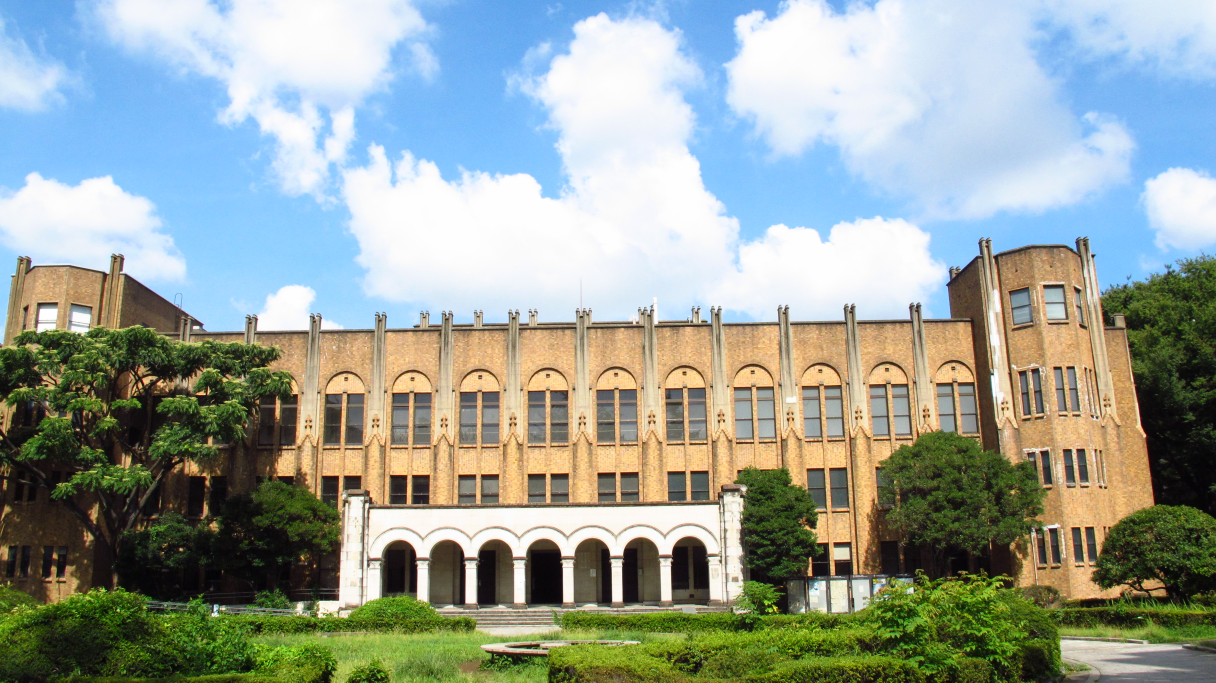
#> input picture test.JPG, 3648 x 2048 px, found by its file name (shown at 1/3 size)
$ python p38_high_filter.py
#> lines starting #> are read from the running program, lines starting #| are printed output that depends on the picture
import cv2
import numpy as np
from scipy import ndimage
import matplotlib.pyplot as plt

kernel3x3=np.array([[-1,-1,-1],[-1,8,-1],[-1,-1,-1]])
kernel5x5=np.array([[-1,-1,-1,-1,-1],
                     [-1,1,2,1,-1],
                     [-1,2,4,2,-1],
                     [-1,1,2,1,-1],
                     [-1,-1,-1,-1,-1]])

img=cv2.imread(r'C:\Users\max21\Desktop\Python\OpenCV\test.jpg',0)
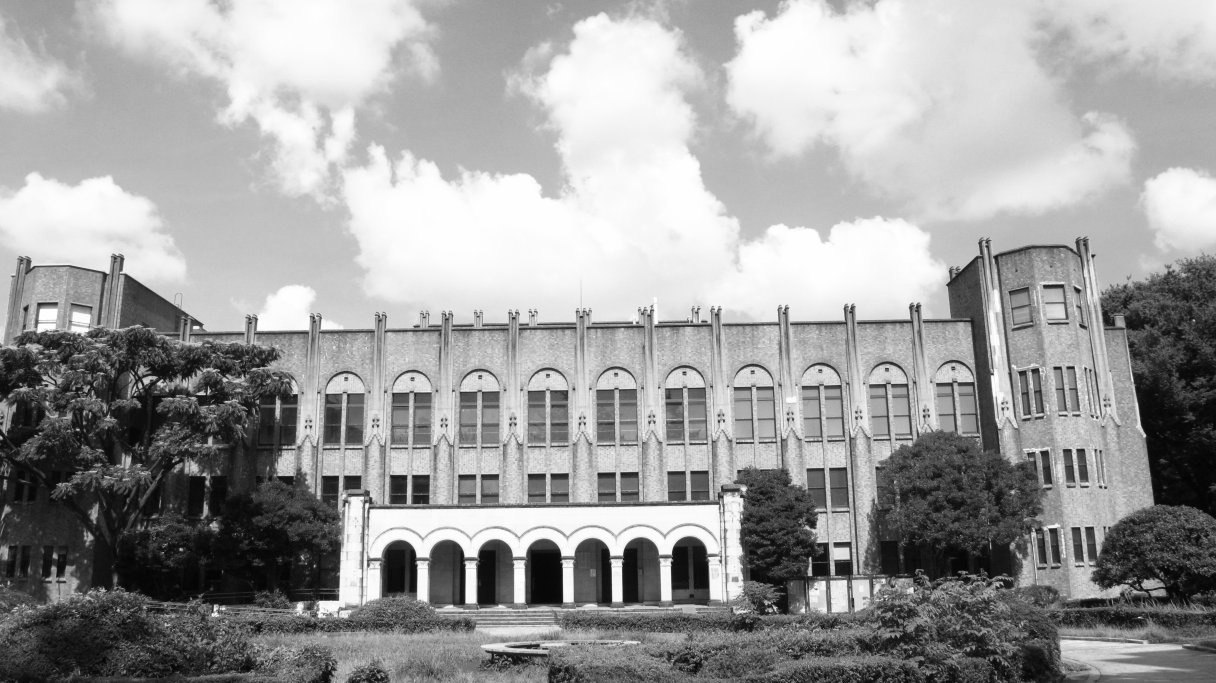
#> img: shape (2048, 3648) (shown at 1/3 size); min 0, max 255, mean 157.8

k3=ndimage.convolve(img,kernel3x3)
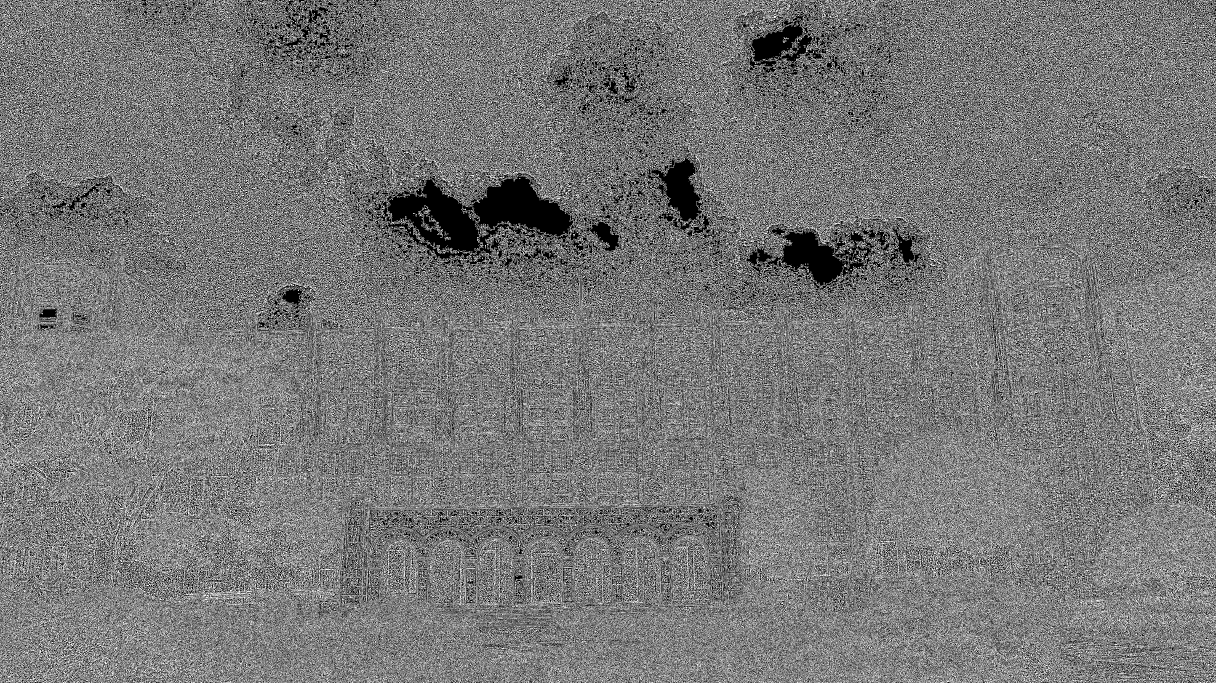
#> k3: shape (2048, 3648) (shown at 1/3 size); min 0, max 255, mean 119.7
k5=ndimage.convolve(img,kernel5x5)
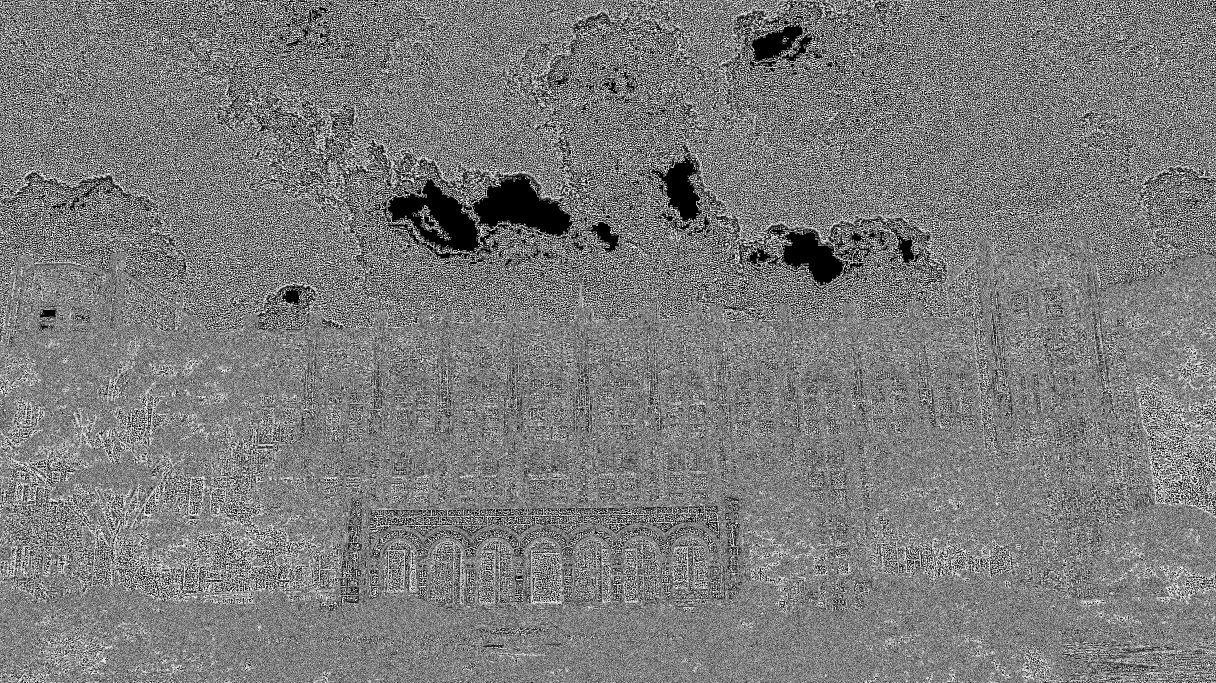
#> k5: shape (2048, 3648) (shown at 1/3 size); min 0, max 255, mean 124
blurred=cv2.GaussianBlur(img,(11,11),0)
g_hpf=img-blurred
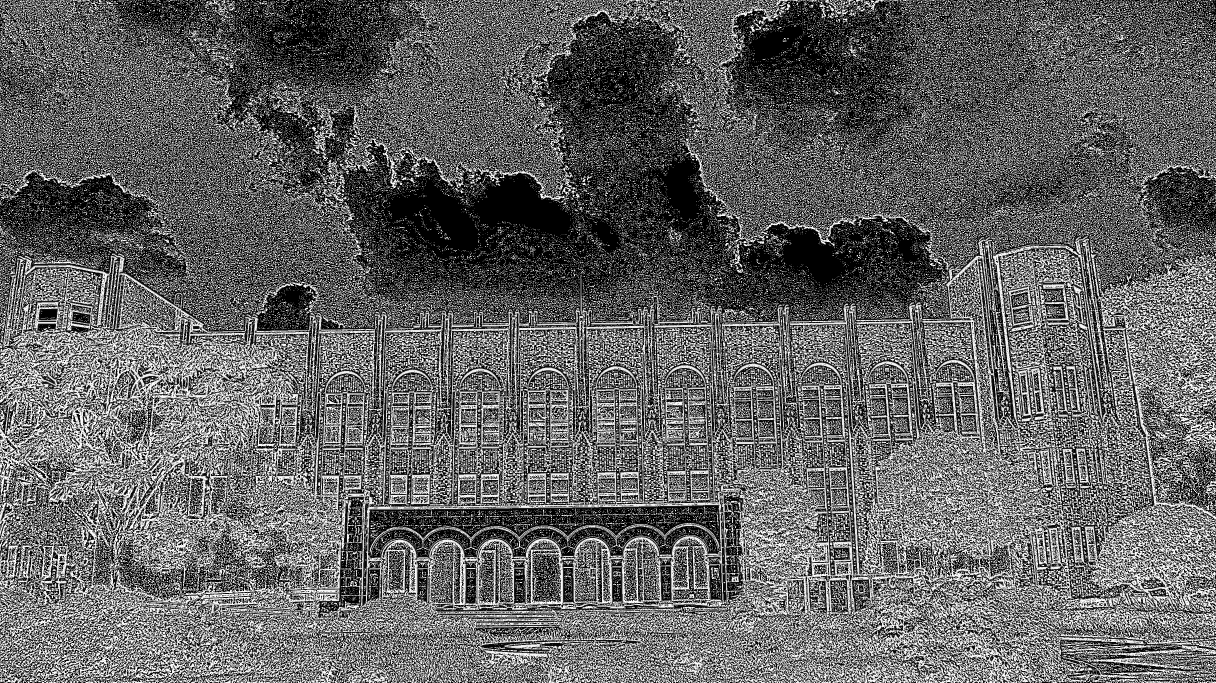
#> g_hpf: shape (2048, 3648) (shown at 1/3 size); min 0, max 255, mean 99.2
def show(loc,image,cmap):
    plt.subplot(loc)
    plt.imshow(image,cmap)
    plt.axis('off')

plt.figure('SHOW')
show(221,img,'gray')
show(222,k3,'Blues')
show(223,k5,'Greens')
show(224,g_hpf,'Oranges')
plt.show()
